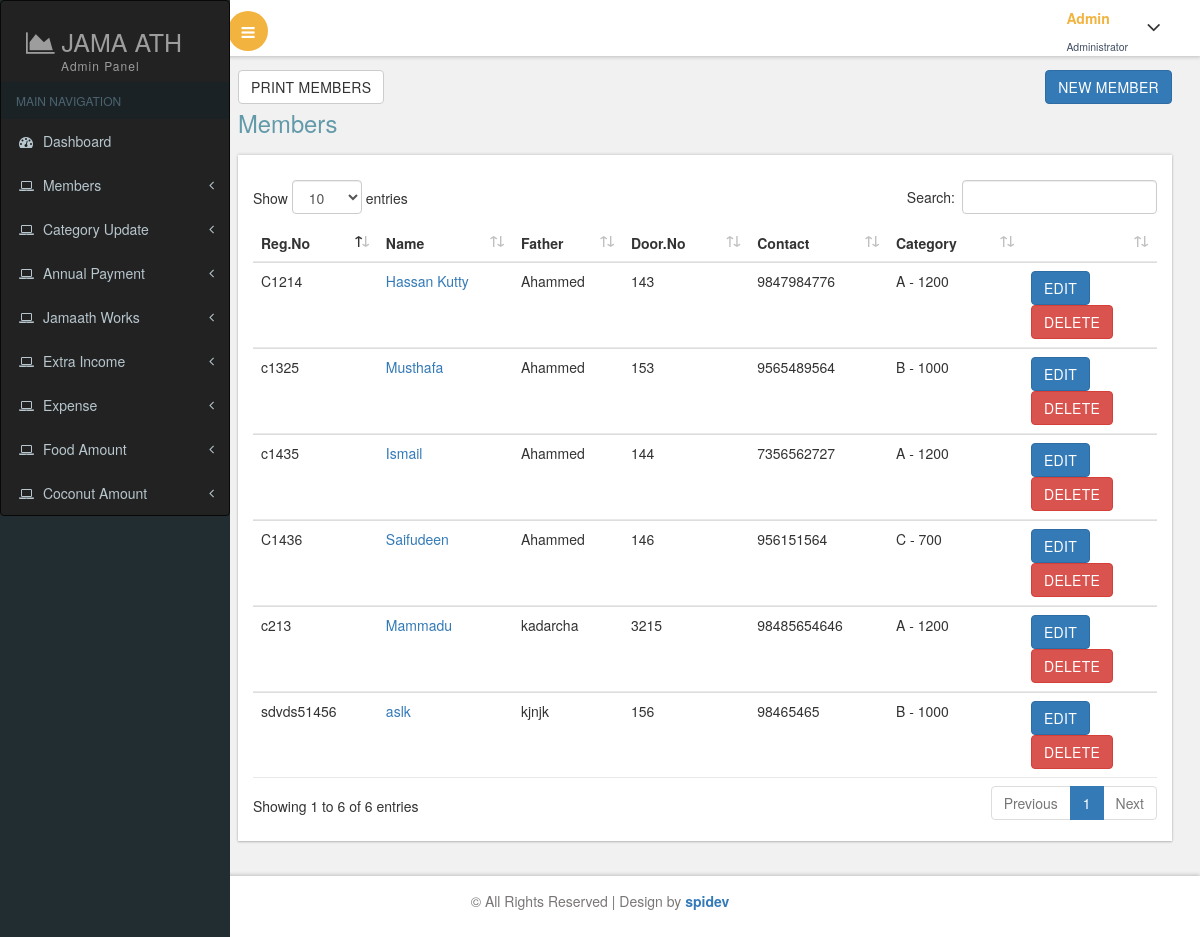
/members.php (signed in), run on the app's committed database.
### tables this page shows
CREATE TABLE `members` (
  `member_id` int(3) NOT NULL,
  `name` varchar(100) DEFAULT NULL,
  `father_name` varchar(100) DEFAULT NULL,
  `location` varchar(50) NOT NULL,
  `door_no` varchar(5) DEFAULT NULL,
  `mobile` varchar(30) DEFAULT NULL,
  `register_no` varchar(20) DEFAULT NULL,
  `category_ref` int(11) NOT NULL,
  `isjamaath` int(1) DEFAULT NULL,
  `coconut` int(11) NOT NULL
);

CREATE TABLE `category` (
  `category_id` int(11) NOT NULL,
  `category_name` varchar(100) NOT NULL,
  `amount` varchar(10) NOT NULL
);

### members.php (the view, shortened to what this page needs)
<?php
require 'db.php';
?>
<!DOCTYPE HTML>
<html>
<head>
<link href="css/bootstrap.css" rel='stylesheet' type='text/css' />
<link href="css/style.css" rel='stylesheet' type='text/css' />
<link href="css/font-awesome.css" rel="stylesheet">
<link href="css/dataTables.bootstrap4.min.css" rel='stylesheet' type='text/css' />
 <link href='css/SidebarNav.min.css' media='all' rel='stylesheet' type='text/css'/>
           <link rel="stylesheet" href="css/bootstrap.min.css" />
<link href="css/custom.css" rel="stylesheet">
</head>
<body class="cbp-spmenu-push">
	<div class="main-content">
<?php include 'header.php'; ?>
		<div id="page-wrapper">
		<a href="membersreport.php" style="float: left;"><input type="button" name="view" value="Print Members" class="btn btn-default" /></a>
		<a href="membersnew.php" style="float: right;"><input type="button" name="view" value="New Member" class="btn btn-primary" /></a><br>
				<h2 class="title1">Members</h2>
					<div class="panel-body widget-shadow">
					<div class="table-responsive">
					<p id="msg"></p>
						<table id="myTable" class="table">
							<thead>
								<tr>
								  <th>Reg.No</th>
								  <th>Name</th>
								  <th>Father</th>
								  <th>Door.No</th>
								  <th>Contact</th>
								  <th>Category</th>
								  <th></th>
								</tr>
							</thead>
							<tbody>
								<?php
									$query = "SELECT * FROM members,category where members.category_ref=category.category_id";
									$result = mysqli_query($connect, $query);
									while($row = mysqli_fetch_array($result))
								{
								  echo'<tr><td>'.$row['register_no'].'</td>
								  <td><a href="submembers.php?mid='.$row['member_id'].'">'.$row['name'].'</a></td>
								  <td>'.$row['father_name'].'</td>
								  <td>'.$row['door_no'].'</td>
								  <td>'.$row['mobile'].'</td>
								  <td>'.$row['category_name'].' - '.$row['amount'].'</td>
								  <td>
								  <input type="button" name="view" value="Edit" id="'.$row["member_id"].'" class="btn btn-primary  view_data" />
								  <form action="" method="post"><input type="hidden" name="id" value=""><input type="submit" onclick="return confirm(\'Are you sure you want to delete?\');" name="" class="btn btn-danger" value="delete"></form>
								  </td></tr>';
								}
								?>
							</tbody>
						</table>
					</div></div>
		</div>
		<div class="footer">
		   <p>&copy; All Rights Reserved | Design by <a href="" target="_blank">spidev</a></p>
	   </div>
	</div>
</body>
</html>

### header.php (shortened to what this page needs)
<div class="cbp-spmenu cbp-spmenu-vertical cbp-spmenu-left" id="cbp-spmenu-s1">
	<aside class="sidebar-left">
     <nav class="navbar navbar-inverse">
         <div class="navbar-header">
           <h1><a class="navbar-brand" href="index.html"><span class="fa fa-area-chart"></span> Jama ath<span class="dashboard_text">Admin Panel</span></a></h1>
         </div>
         <div class="collapse navbar-collapse" id="bs-example-navbar-collapse-1">
           <ul class="sidebar-menu">
             <li class="header">MAIN NAVIGATION</li>
             <li class="treeview">
               <a href="dashboard.php">
               <i class="fa fa-dashboard"></i> <span>Dashboard</span>
               </a>
             </li>
		  <li class="treeview">
               <a href="members.php">
               <i class="fa fa-laptop"></i>
               <span>Members</span>
               <i class="fa fa-angle-left pull-right"></i>
               </a>
             </li>
		  <li class="treeview">
               <a href="category.php">
               <i class="fa fa-laptop"></i>
               <span>Category Update</span>
               <i class="fa fa-angle-left pull-right"></i>
               </a>
             </li>
		  <li class="treeview">
               <a href="payments.php">
               <i class="fa fa-laptop"></i>
               <span>Annual Payment</span>
               <i class="fa fa-angle-left pull-right"></i>
               </a>
             </li>
		  <li class="treeview">
               <a href="works.php">
               <i class="fa fa-laptop"></i>
               <span>Jamaath Works</span>
               <i class="fa fa-angle-left pull-right"></i>
               </a>
             </li>
		  <li class="treeview">
               <a href="income.php">
               <i class="fa fa-laptop"></i>
               <span>Extra Income</span>
               <i class="fa fa-angle-left pull-right"></i>
               </a>
             </li>
		  <li class="treeview">
               <a href="expense.php">
               <i class="fa fa-laptop"></i>
               <span>Expense</span>
               <i class="fa fa-angle-left pull-right"></i>
               </a>
             </li>
		  <li class="treeview">
               <a href="foodmembers.php">
               <i class="fa fa-laptop"></i>
               <span>Food Amount</span>
               <i class="fa fa-angle-left pull-right"></i>
               </a>
             </li>
             <li class="treeview">
               <a href="coconutmembers.php">
               <i class="fa fa-laptop"></i>
               <span>Coconut Amount</span>
               <i class="fa fa-angle-left pull-right"></i>
               </a>
             </li>
           </ul>
         </div>
     </nav>
   </aside>
</div>
	<div class="sticky-header header-section ">
		<div class="header-left">
			<button id="showLeftPush"><i class="fa fa-bars"></i></button>
			<div class="clearfix"> </div>
		</div>
		<div class="header-right">
			<div class="profile_details">
				<ul>
					<li class="dropdown profile_details_drop">
						<a href="#" class="dropdown-toggle" data-toggle="dropdown" aria-expanded="false">
							<div class="profile_img">
								<div class="user-name">
									<p>Admin</p>
									<span>Administrator</span>
								</div>
								<i class="fa fa-angle-down lnr"></i>
								<div class="clearfix"></div>
							</div>
						</a>
					</li>
				</ul>
			</div>
			<div class="clearfix"> </div>
		</div>
		<div class="clearfix"> </div>
	</div>

### css/custom.css (style rules this page uses)
#page-wrapper { padding:5em 2em 2.5em; background-color: #F1F1F1; }

### data on the page
members: register_no "C1214", name "Hassan Kutty", father_name "Ahammed", door_no "143", mobile "9847984776", category_ref.category_name "A", category_ref.amount "1200"
members: register_no "c1435", name "Ismail", father_name "Ahammed", door_no "144", mobile "7356562727", category_ref.category_name "A", category_ref.amount "1200"
members: register_no "c1325", name "Musthafa", father_name "Ahammed", door_no "153", mobile "9565489564", category_ref.category_name "B", category_ref.amount "1000"
members: register_no "C1436", name "Saifudeen", father_name "Ahammed", door_no "146", mobile "956151564", category_ref.category_name "C", category_ref.amount "700"
members: register_no "c213", name "Mammadu", father_name "kadarcha", door_no "3215", mobile "98485654646", category_ref.category_name "A", category_ref.amount "1200"
members: register_no "sdvds51456", name "aslk", father_name "kjnjk", door_no "156", mobile "98465465", category_ref.category_name "B", category_ref.amount "1000"
